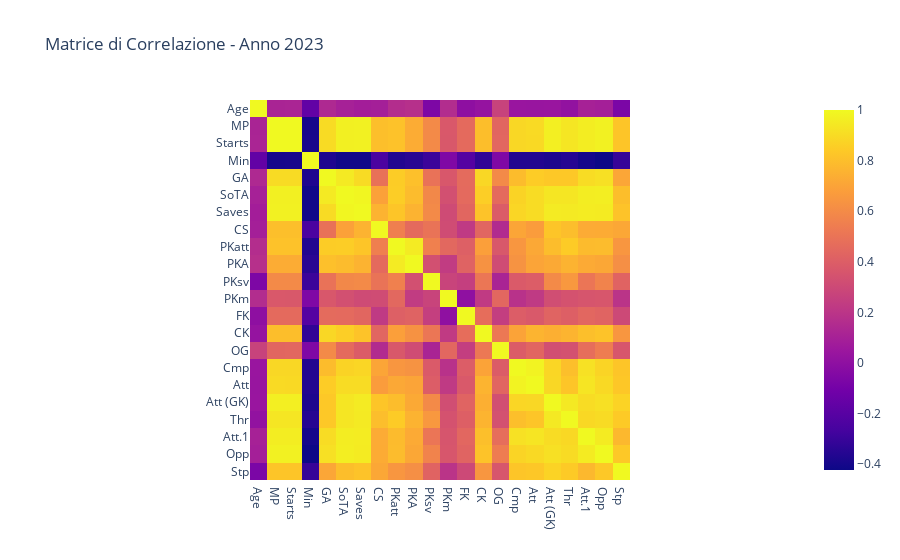
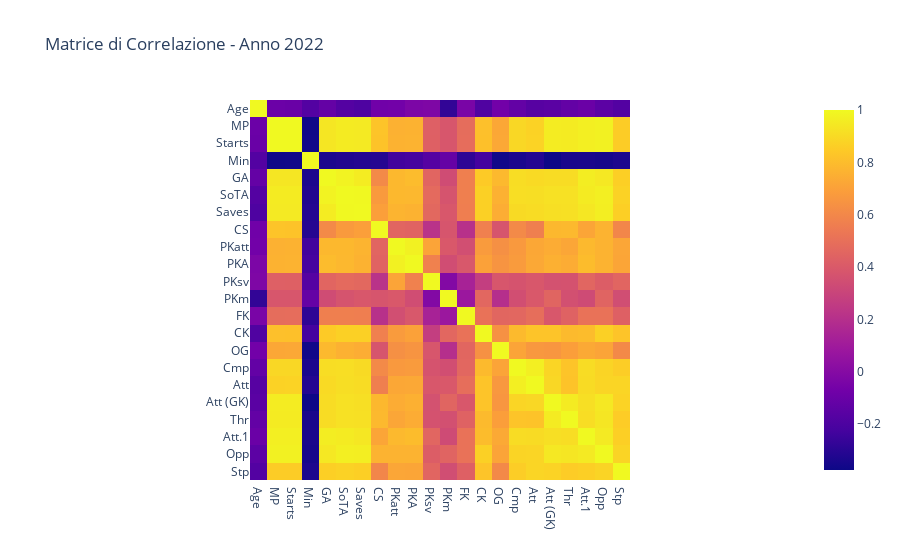
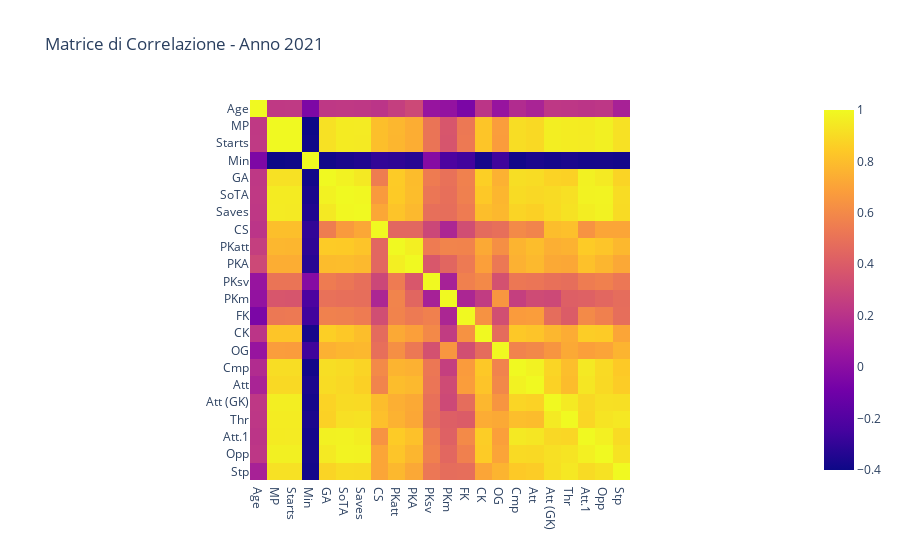
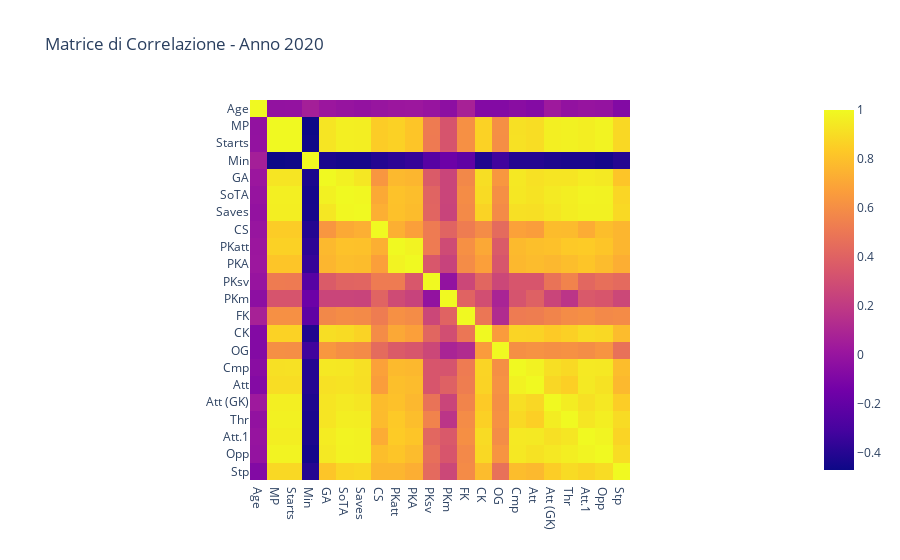

Notebook code for these charts, in order:
### Code cell
# Questa parte di codice crea 5 figure che rappresentano il riquadro di correlazione fra le statistiche
# suddiviso per annata

correlations = []
years = []

for file in files:
    
    data_frame = pd.read_excel(file)  # Leggi il file Excel

    # Uso .drop per rimuovere dal data frame quelle statistiche che non voglio usare in questa analisi
    data_frame.drop(columns=['Player', 'Nation', 'Pos', 'Squad','Save%','CS%', 
    'Save%.1', 'Cmp%','Launch%', 'AvgLen','Launch%.1', 'AvgLen.1', 'Stp%'], inplace=True) 

    corr_matrix = data_frame.corr()  # Calcolo la matrice di correlazione

    year = year_mapping[file]  # Ottengo l'anno dal file usando il mapping
    years.append(year)

    fig = px.imshow(corr_matrix, title=f"Matrice di Correlazione - Anno {year}")  # Ottengo in output il grafico di correlazione
    fig.show()

# Inserisco questa riga di codice in modo che in ogni momento si possano visualizzare le colonne usate per l'analisi
print(f'Le colonne usate per questa analisi sono {list(data_frame.columns)}')

### Figure 1 — Plotly figure (JSON) as saved in the notebook; plotly's stock layout.template omitted (floating-point values rounded to 4 significant figures; data arrays with more than 128 entries replaced by an {"elided": "..."} marker saying what was removed)
{"data": [{"coloraxis": "coloraxis", "hovertemplate": "x: %{x}<br>y: %{y}<br>color: %{z}<extra></extra>", "name": "0", "type": "heatmap", "x": ["Age", "MP", "Starts", "Min", "GA", "SoTA", "Saves", "CS", "PKatt", "PKA", "PKsv", "PKm", "FK", "CK", "OG", "Cmp", "Att", "Att (GK)", "Thr", "Att.1", "Opp", "Stp"], "xaxis": "x", "y": ["Age", "MP", "Starts", "Min", "GA", "SoTA", "Saves", "CS", "PKatt", "PKA", "PKsv", "PKm", "FK", "CK", "OG", "Cmp", "Att", "Att (GK)", "Thr", "Att.1", "Opp", "Stp"], "yaxis": "y", "z": {"elided": "22x22 float values"}}], "layout": {"coloraxis": {"colorscale": [[0, "#0d0887"], [0.1111, "#46039f"], [0.2222, "#7201a8"], [0.3333, "#9c179e"], [0.4444, "#bd3786"], [0.5556, "#d8576b"], [0.6667, "#ed7953"], [0.7778, "#fb9f3a"], [0.8889, "#fdca26"], [1, "#f0f921"]]}, "title": {"text": "Matrice di Correlazione - Anno 2023"}, "xaxis": {"anchor": "y", "constrain": "domain", "domain": [0, 1], "scaleanchor": "y"}, "yaxis": {"anchor": "x", "autorange": "reversed", "constrain": "domain", "domain": [0, 1]}}}

### Figure 2 — Plotly figure (JSON) as saved in the notebook; plotly's stock layout.template omitted (floating-point values rounded to 4 significant figures; data arrays with more than 128 entries replaced by an {"elided": "..."} marker saying what was removed)
{"data": [{"coloraxis": "coloraxis", "hovertemplate": "x: %{x}<br>y: %{y}<br>color: %{z}<extra></extra>", "name": "0", "type": "heatmap", "x": ["Age", "MP", "Starts", "Min", "GA", "SoTA", "Saves", "CS", "PKatt", "PKA", "PKsv", "PKm", "FK", "CK", "OG", "Cmp", "Att", "Att (GK)", "Thr", "Att.1", "Opp", "Stp"], "xaxis": "x", "y": ["Age", "MP", "Starts", "Min", "GA", "SoTA", "Saves", "CS", "PKatt", "PKA", "PKsv", "PKm", "FK", "CK", "OG", "Cmp", "Att", "Att (GK)", "Thr", "Att.1", "Opp", "Stp"], "yaxis": "y", "z": {"elided": "22x22 float values"}}], "layout": {"coloraxis": {"colorscale": [[0, "#0d0887"], [0.1111, "#46039f"], [0.2222, "#7201a8"], [0.3333, "#9c179e"], [0.4444, "#bd3786"], [0.5556, "#d8576b"], [0.6667, "#ed7953"], [0.7778, "#fb9f3a"], [0.8889, "#fdca26"], [1, "#f0f921"]]}, "title": {"text": "Matrice di Correlazione - Anno 2022"}, "xaxis": {"anchor": "y", "constrain": "domain", "domain": [0, 1], "scaleanchor": "y"}, "yaxis": {"anchor": "x", "autorange": "reversed", "constrain": "domain", "domain": [0, 1]}}}

### Figure 3 — Plotly figure (JSON) as saved in the notebook; plotly's stock layout.template omitted (floating-point values rounded to 4 significant figures; data arrays with more than 128 entries replaced by an {"elided": "..."} marker saying what was removed)
{"data": [{"coloraxis": "coloraxis", "hovertemplate": "x: %{x}<br>y: %{y}<br>color: %{z}<extra></extra>", "name": "0", "type": "heatmap", "x": ["Age", "MP", "Starts", "Min", "GA", "SoTA", "Saves", "CS", "PKatt", "PKA", "PKsv", "PKm", "FK", "CK", "OG", "Cmp", "Att", "Att (GK)", "Thr", "Att.1", "Opp", "Stp"], "xaxis": "x", "y": ["Age", "MP", "Starts", "Min", "GA", "SoTA", "Saves", "CS", "PKatt", "PKA", "PKsv", "PKm", "FK", "CK", "OG", "Cmp", "Att", "Att (GK)", "Thr", "Att.1", "Opp", "Stp"], "yaxis": "y", "z": {"elided": "22x22 float values"}}], "layout": {"coloraxis": {"colorscale": [[0, "#0d0887"], [0.1111, "#46039f"], [0.2222, "#7201a8"], [0.3333, "#9c179e"], [0.4444, "#bd3786"], [0.5556, "#d8576b"], [0.6667, "#ed7953"], [0.7778, "#fb9f3a"], [0.8889, "#fdca26"], [1, "#f0f921"]]}, "title": {"text": "Matrice di Correlazione - Anno 2021"}, "xaxis": {"anchor": "y", "constrain": "domain", "domain": [0, 1], "scaleanchor": "y"}, "yaxis": {"anchor": "x", "autorange": "reversed", "constrain": "domain", "domain": [0, 1]}}}

### Figure 4 — Plotly figure (JSON) as saved in the notebook; plotly's stock layout.template omitted (floating-point values rounded to 4 significant figures; data arrays with more than 128 entries replaced by an {"elided": "..."} marker saying what was removed)
{"data": [{"coloraxis": "coloraxis", "hovertemplate": "x: %{x}<br>y: %{y}<br>color: %{z}<extra></extra>", "name": "0", "type": "heatmap", "x": ["Age", "MP", "Starts", "Min", "GA", "SoTA", "Saves", "CS", "PKatt", "PKA", "PKsv", "PKm", "FK", "CK", "OG", "Cmp", "Att", "Att (GK)", "Thr", "Att.1", "Opp", "Stp"], "xaxis": "x", "y": ["Age", "MP", "Starts", "Min", "GA", "SoTA", "Saves", "CS", "PKatt", "PKA", "PKsv", "PKm", "FK", "CK", "OG", "Cmp", "Att", "Att (GK)", "Thr", "Att.1", "Opp", "Stp"], "yaxis": "y", "z": {"elided": "22x22 float values"}}], "layout": {"coloraxis": {"colorscale": [[0, "#0d0887"], [0.1111, "#46039f"], [0.2222, "#7201a8"], [0.3333, "#9c179e"], [0.4444, "#bd3786"], [0.5556, "#d8576b"], [0.6667, "#ed7953"], [0.7778, "#fb9f3a"], [0.8889, "#fdca26"], [1, "#f0f921"]]}, "title": {"text": "Matrice di Correlazione - Anno 2020"}, "xaxis": {"anchor": "y", "constrain": "domain", "domain": [0, 1], "scaleanchor": "y"}, "yaxis": {"anchor": "x", "autorange": "reversed", "constrain": "domain", "domain": [0, 1]}}}
